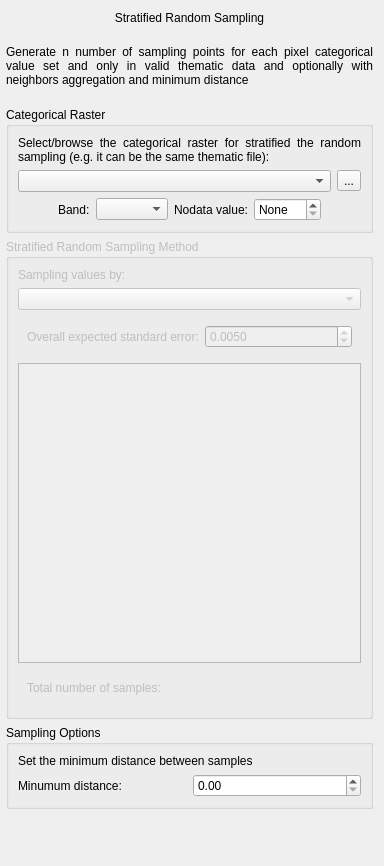
              <widget class="QWidget" name="tab_StratifiedSampling">
               <attribute name="title">
                <string>Stratified Random Sampling</string>
               </attribute>
               <layout class="QVBoxLayout" name="verticalLayout_10">
                <property name="leftMargin">
                 <number>6</number>
                </property>
                <item>
                 <widget class="QWidget" name="widget_StratifiedSampling" native="true">
                  <layout class="QVBoxLayout" name="verticalLayout_13">
                   <property name="leftMargin">
                    <number>0</number>
                   </property>
                   <property name="topMargin">
                    <number>0</number>
                   </property>
                   <property name="rightMargin">
                    <number>0</number>
                   </property>
                   <property name="bottomMargin">
                    <number>0</number>
                   </property>
                   <item>
                    <widget class="QLabel" name="label_9">
                     <property name="text">
                      <string>Stratified Random Sampling
</string>
                     </property>
                     <property name="alignment">
                      <set>Qt::AlignCenter</set>
                     </property>
                    </widget>
                   </item>
                   <item>
                    <widget class="QLabel" name="label_11">
                     <property name="text">
                      <string>Generate n number of sampling points for each pixel categorical value set and only in valid thematic data and optionally with neighbors aggregation and minimum distance
</string>
                     </property>
                     <property name="alignment">
                      <set>Qt::AlignJustify|Qt::AlignVCenter</set>
                     </property>
                     <property name="wordWrap">
                      <bool>true</bool>
                     </property>
                    </widget>
                   </item>
                   <item>
                    <widget class="QGroupBox" name="QGBox_2">
                     <property name="title">
                      <string>Categorical Raster</string>
                     </property>
                     <layout class="QVBoxLayout" name="verticalLayout_18">
                      <item>
                       <widget class="QLabel" name="label_17">
                        <property name="text">
                         <string>Select/browse the categorical raster for stratified the random sampling (e.g. it can be the same thematic file):</string>
                        </property>
                        <property name="alignment">
                         <set>Qt::AlignJustify|Qt::AlignVCenter</set>
                        </property>
                        <property name="wordWrap">
                         <bool>true</bool>
                        </property>
                       </widget>
                      </item>
                      <item>
                       <widget class="QWidget" name="widget_25" native="true">
                        <layout class="QHBoxLayout" name="horizontalLayout_24">
                         <property name="leftMargin">
                          <number>0</number>
                         </property>
                         <property name="topMargin">
                          <number>0</number>
                         </property>
                         <property name="rightMargin">
                          <number>0</number>
                         </property>
                         <property name="bottomMargin">
                          <number>0</number>
                         </property>
                         <item>
                          <widget class="QgsMapLayerComboBox" name="QCBox_CategRaster_StraRS">
                           <property name="sizePolicy">
                            <sizepolicy hsizetype="Ignored" vsizetype="Fixed">
                             <horstretch>0</horstretch>
                             <verstretch>0</verstretch>
                            </sizepolicy>
                           </property>
                           <property name="focusPolicy">
                            <enum>Qt::StrongFocus</enum>
                           </property>
                           <property name="editable">
                            <bool>false</bool>
                           </property>
                           <property name="allowEmptyLayer">
                            <bool>true</bool>
                           </property>
                          </widget>
                         </item>
                         <item>
                          <widget class="QToolButton" name="QPBtn_browseCategRaster_StraRS">
                           <property name="text">
                            <string>...</string>
                           </property>
                          </widget>
                         </item>
                        </layout>
                       </widget>
                      </item>
                      <item>
                       <widget class="QWidget" name="widget_8" native="true">
                        <layout class="QHBoxLayout" name="horizontalLayout_7">
                         <property name="leftMargin">
                          <number>0</number>
                         </property>
                         <property name="topMargin">
                          <number>0</number>
                         </property>
                         <property name="rightMargin">
                          <number>0</number>
                         </property>
                         <property name="bottomMargin">
                          <number>0</number>
                         </property>
                         <item>
                          <spacer name="horizontalSpacer_11">
                           <property name="orientation">
                            <enum>Qt::Horizontal</enum>
                           </property>
                           <property name="sizeHint" stdset="0">
                            <size>
                             <width>40</width>
                             <height>20</height>
                            </size>
                           </property>
                          </spacer>
                         </item>
                         <item>
                          <widget class="QLabel" name="label_31">
                           <property name="text">
                            <string>Band:</string>
                           </property>
                          </widget>
                         </item>
                         <item>
                          <widget class="QComboBox" name="QCBox_band_CategRaster_StraRS"/>
                         </item>
                         <item>
                          <widget class="QLabel" name="label_6">
                           <property name="text">
                            <string>Nodata value:</string>
                           </property>
                          </widget>
                         </item>
                         <item>
                          <widget class="QSpinBox" name="nodata_CategRaster_StraRS">
                           <property name="toolTip">
                            <string>The nodata value set automatically from image if this has the nodata value set</string>
                           </property>
                           <property name="specialValueText">
                            <string>None</string>
                           </property>
                           <property name="minimum">
                            <number>-1</number>
                           </property>
                           <property name="maximum">
                            <number>999999</number>
                           </property>
                           <property name="value">
                            <number>-1</number>
                           </property>
                          </widget>
                         </item>
                         <item>
                          <spacer name="horizontalSpacer_12">
                           <property name="orientation">
                            <enum>Qt::Horizontal</enum>
                           </property>
                           <property name="sizeHint" stdset="0">
                            <size>
                             <width>40</width>
                             <height>20</height>
                            </size>
                           </property>
                          </spacer>
                         </item>
                        </layout>
                       </widget>
                      </item>
                     </layout>
                    </widget>
                   </item>
                   <item>
                    <widget class="QGroupBox" name="QGBox_Sampling_Method">
                     <property name="enabled">
                      <bool>false</bool>
                     </property>
                     <property name="title">
                      <string>Stratified Random Sampling Method</string>
                     </property>
                     <layout class="QVBoxLayout" name="verticalLayout_17">
                      <item>
                       <widget class="QLabel" name="label_16">
                        <property name="text">
                         <string>Sampling values by:</string>
                        </property>
                       </widget>
                      </item>
                      <item>
                       <widget class="QComboBox" name="QCBox_StraRS_Method">
                        <property name="sizePolicy">
                         <sizepolicy hsizetype="Preferred" vsizetype="Fixed">
                          <horstretch>0</horstretch>
                          <verstretch>0</verstretch>
                         </sizepolicy>
                        </property>
                        <property name="focusPolicy">
                         <enum>Qt::StrongFocus</enum>
                        </property>
                        <property name="currentIndex">
                         <number>-1</number>
                        </property>
                        <item>
                         <property name="text">
                          <string>Fixed values by category (manually)</string>
                         </property>
                        </item>
                        <item>
                         <property name="text">
                          <string>Area based proportion (using std error)</string>
                         </property>
                        </item>
                       </widget>
                      </item>
                      <item>
                       <widget class="QWidget" name="widget_TotalExpectedSE" native="true">
                        <layout class="QGridLayout" name="gridLayout_4">
                         <item row="0" column="0">
                          <widget class="QLabel" name="label_19">
                           <property name="text">
                            <string>Overall expected standard error:</string>
                           </property>
                          </widget>
                         </item>
                         <item row="0" column="1">
                          <widget class="QDoubleSpinBox" name="TotalExpectedSE">
                           <property name="decimals">
                            <number>4</number>
                           </property>
                           <property name="minimum">
                            <double>0.000100000000000</double>
                           </property>
                           <property name="maximum">
                            <double>1.000000000000000</double>
                           </property>
                           <property name="singleStep">
                            <double>0.000100000000000</double>
                           </property>
                           <property name="value">
                            <double>0.005000000000000</double>
                           </property>
                          </widget>
                         </item>
                        </layout>
                       </widget>
                      </item>
                      <item>
                       <widget class="QTableWidget" name="QTableW_StraRS">
                        <property name="minimumSize">
                         <size>
                          <width>0</width>
                          <height>300</height>
                         </size>
                        </property>
                       </widget>
                      </item>
                      <item>
                       <widget class="QWidget" name="widget_5" native="true">
                        <layout class="QHBoxLayout" name="horizontalLayout">
                         <item>
                          <widget class="QLabel" name="label_21">
                           <property name="text">
                            <string>Total number of samples:</string>
                           </property>
                          </widget>
                         </item>
                         <item>
                          <widget class="QLabel" name="TotalNumSamples">
                           <property name="text">
                            <string/>
                           </property>
                           <property name="alignment">
                            <set>Qt::AlignLeading|Qt::AlignLeft|Qt::AlignVCenter</set>
                           </property>
                          </widget>
                         </item>
                         <item>
                          <spacer name="horizontalSpacer_2">
                           <property name="orientation">
                            <enum>Qt::Horizontal</enum>
                           </property>
                           <property name="sizeHint" stdset="0">
                            <size>
                             <width>40</width>
                             <height>20</height>
                            </size>
                           </property>
                          </spacer>
                         </item>
                        </layout>
                       </widget>
                      </item>
                     </layout>
                    </widget>
                   </item>
                  </layout>
                 </widget>
                </item>
                <item>
                 <widget class="QGroupBox" name="QGBox_3">
                  <property name="title">
                   <string>Sampling Options</string>
                  </property>
                  <layout class="QVBoxLayout" name="verticalLayout_19">
                   <item>
                    <widget class="QLabel" name="label_20">
                     <property name="text">
                      <string>Set the minimum distance between samples</string>
                     </property>
                    </widget>
                   </item>
                   <item>
                    <widget class="QWidget" name="widget_10" native="true">
                     <layout class="QGridLayout" name="gridLayout_3">
                      <property name="leftMargin">
                       <number>0</number>
                      </property>
                      <property name="topMargin">
                       <number>0</number>
                      </property>
                      <property name="rightMargin">
                       <number>0</number>
                      </property>
                      <property name="bottomMargin">
                       <number>0</number>
                      </property>
                      <item row="1" column="0">
                       <widget class="QLabel" name="label_18">
                        <property name="text">
                         <string>Minumum distance:</string>
                        </property>
                       </widget>
                      </item>
                      <item row="1" column="1">
                       <widget class="QDoubleSpinBox" name="minDistance_StraRS"/>
                      </item>
                     </layout>
                    </widget>
                   </item>
                  </layout>
                 </widget>
                </item>
                <item>
                 <widget class="GenerateSamplingWidget" name="widget_generate_StraRS" native="true"/>
                </item>
                <item>
                 <spacer name="verticalSpacer_4">
                  <property name="orientation">
                   <enum>Qt::Vertical</enum>
                  </property>
                  <property name="sizeHint" stdset="0">
                   <size>
                    <width>20</width>
                    <height>40</height>
                   </size>
                  </property>
                 </spacer>
                </item>
               </layout>
               <zorder>widget_generate_StraRS</zorder>
               <zorder>widget_StratifiedSampling</zorder>
               <zorder>verticalSpacer_4</zorder>
               <zorder>QGBox_3</zorder>
              </widget>
